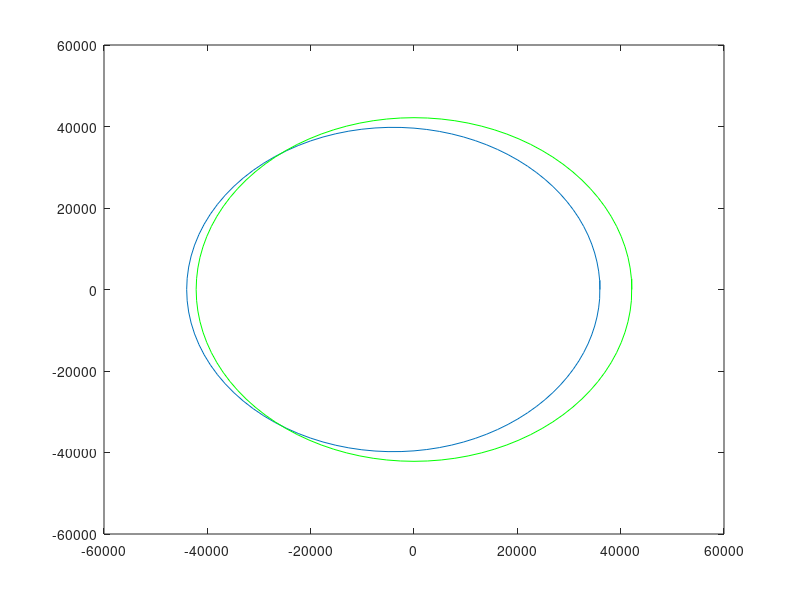

The MATLAB script that drew this image: (Note: this script raises an error after producing the figure.)
%
% Script pour tracer les orbites initiale et finale
% x0 et v0 = position et vitesse en t_0
% rf = rayon de l'orbite geostationnaire
% mu = constante gravitationnelle
%
% orbite initiale
% Calcul des parametres de l'ellipse
figure;
mu = 398600.47 * 3600 * 3600 ;
rf = 42165 ;
% valeurs initiales etat
x0 = [ -44000 0 0 -10279] ;
%x0 = [ -42272.67 0 0 -5796.72] ;
%
r0=norm(x0(1:2))
V0=norm(x0(3:4))
a=1/(2/r0-V0*V0/mu)
t1=r0*V0*V0/mu - 1;    % formule page 43 Zarrouati
t2=(x0(1:2)*x0(3:4)')/sqrt(a*mu);
e=norm([t1 t2])
p=a*(1-e^2)

npas=100;
pas=2*pi/npas;
for i=1:npas
    theta=(i-1)*pas;
    r=p/(1+e*cos(theta));
    x1(i)= r*cos(theta) ;
    x2(i)=r*sin(theta);
end
x1(npas+1)=x1(1);
x2(npas+1)=x2(2);
plot(x1,x2);
hold on
% orbite finale circulaire
%
npas=100;
pas=2*pi/npas;
for i=1:npas
    theta=(i-1)*pas;
    x1(i)= rf*cos(theta) ;
    x2(i)=rf*sin(theta);
end
x1(npas+1)=x1(1);
x2(npas+1)=x2(2);
plot(x1,x2,'g');
plot(z(1,:),z(2,:));

axis('square')     ;
